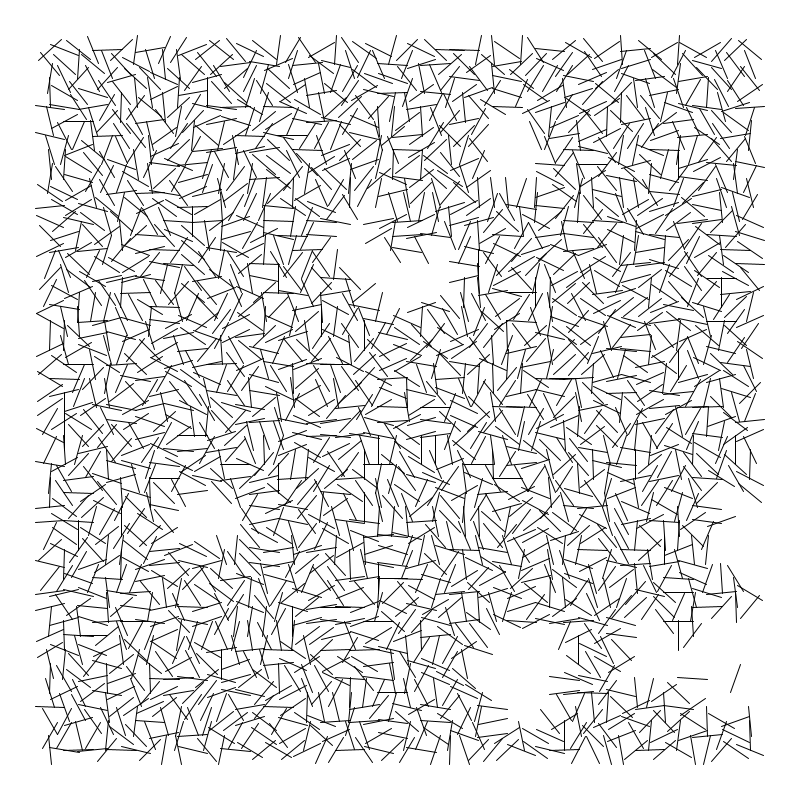
Frame 1 (no input)
Frame 60 (the mouse pressed at the canvas centre just before this capture): identical to frame 1, image omitted
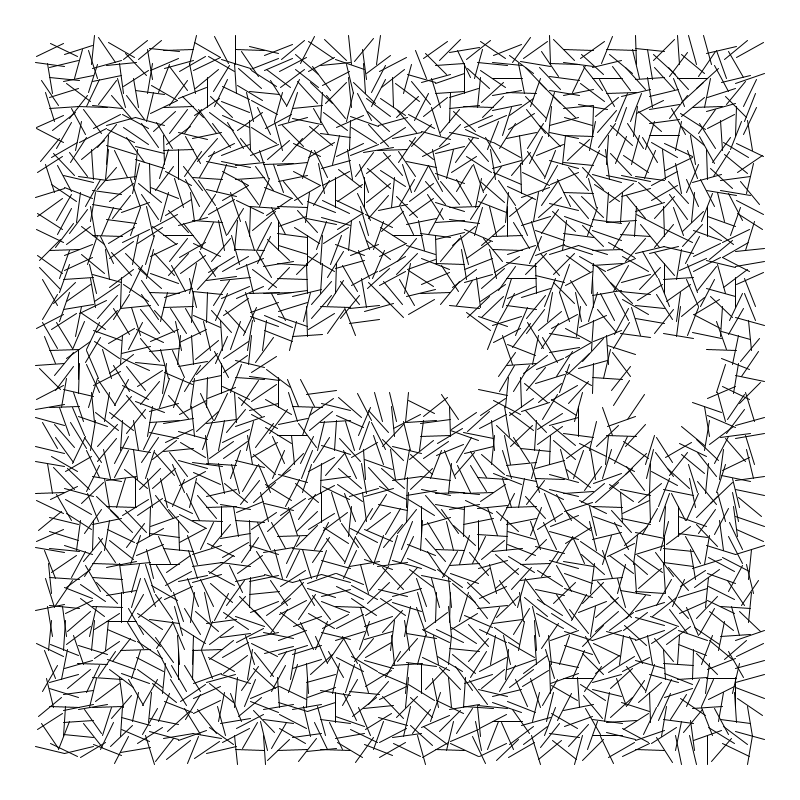
Frame 120 (the mouse held since frame 60 and released just before this capture)

The Processing sketch that drew these frames (run headless with seeded random() and noise(); from frame 60 on, the mouse is pressed at the canvas centre):

// Processing sketch: vera1
// ── vera1.pde

// VERA 1


void setup(){
  
  size(800,800);
}

void draw(){
  
    // mouse right left for random seed
    // up down for noise
    
    background(255);
    randomSeed(mouseX);
    stroke(0);
    for (int i = 0; i < 50; i++){
        for (int j = 0; j < 50; j++){
            float x = map(i, 0, 49, 50, 750);
            float y = map(j, 0, 49, 50, 750);
            
            pushMatrix();
            translate(x,y);
            rotate(random(0,360));
            
            float noise = noise(i*0.0912, j*0.0912, mouseY*0.1);
            if (noise > .25) line(0-15, 0, 0+15, 0);
            
            popMatrix();
            //ofDrawCircle(x,y,5);
        }
    }
}
